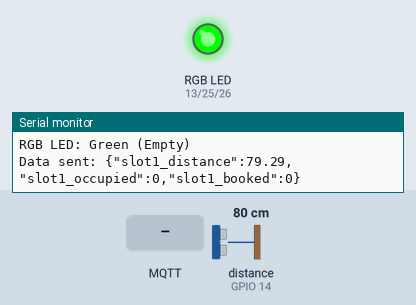
Bench run of a sketch on a simulated ESP32. Parts: an RGB LED mixed from three pins (HIGH = lit), the last lines printed to the serial monitor. Wiring (inferred from the names in the program): ultrasonic range finder: trigger GPIO 12; echo GPIO 14. The test bench sets the inputs (shaded band); at power-on: distance to the obstacle (sensor on GPIO 14) 80 cm. The echo pulse lasts 58.3 µs per cm; WiFi joins after 1.5 s; servers stay silent unless stated; no MQTT or app messages arrive unless stated; the audio player accepts every command and is not drawn; pins used as bus, display or sensor lines are not drawn.

Above: at 4.7 s.
4.8 s: distance to the obstacle (sensor on GPIO 14) set to 10 cm
6.7 s: distance to the obstacle (sensor on GPIO 14) set to 7 cm
At 8.7 s:
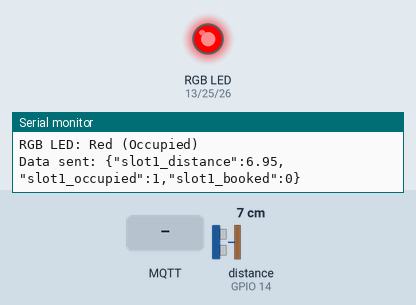
9.0 s: MQTT message "lamp1" arrives on the first subscribed topic
10.5 s: MQTT message "slot1_booked" arrives on the first subscribed topic
12.0 s: distance to the obstacle (sensor on GPIO 14) set to 9 cm
At 13.7 s:
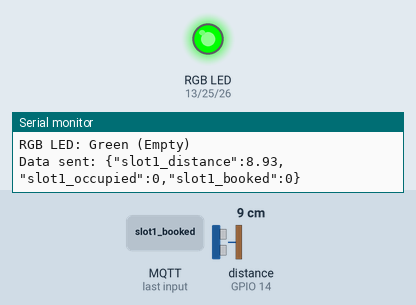
14.0 s: distance to the obstacle (sensor on GPIO 14) set to 2 cm
At 15.5 s:
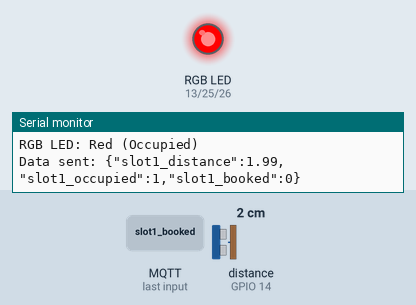
Timing chart, 0 to 17.0 s (numbered marks = the images above; inputs shaded):
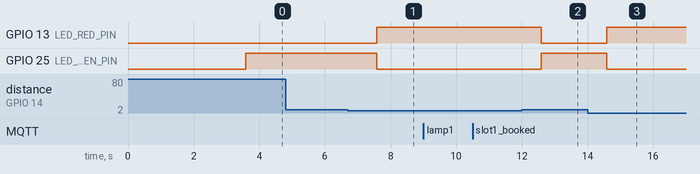

The sketch:

findspace.ino
```cpp
#include <WiFi.h>
#include <PubSubClient.h>
#include "Arduino.h"
#include "DFRobotDFPlayerMini.h"

// Wi-Fi dan ThingsBoard
const char* ssid = "ssid";
const char* password = "pass";
const char* mqtt_server = "192.168.1.19";
const int mqtt_port = 1883;
const char* client_id = "krs6fm4l8aie1fj8l6ll";
const char* user_name = "cmb2tz7hjlrhw70a2cna";
const char* mqtt_password = "sfm4va63axxbd3n9qzkl";

// Pin sensor ultrasonik, RGB LED, dan DFPlayer
#define TRIG_PIN 12       // Sensor ultrasonik trigger
#define ECHO_PIN 14       // Sensor ultrasonik echo
#define LED_RED_PIN 13    // RGB LED - Red pin
#define LED_GREEN_PIN 25  // RGB LED - Green pin
#define LED_BLUE_PIN 26   // RGB LED - Blue pin

// Pin untuk DFPlayer (Serial2 pada ESP32)
#define DFPLAYER_RX 16  // GPIO16 untuk RX
#define DFPLAYER_TX 17  // GPIO17 untuk TX

#define MAX_DISTANCE 400  // Maksimal jarak deteksi ultrasonik (cm)

WiFiClient espClient;
PubSubClient client(espClient);
HardwareSerial mySerial(2);  // Serial2 untuk DFPlayer
DFRobotDFPlayerMini myDFPlayer;

// Variabel untuk jarak dan status
long duration;
float distance;
bool slot_occupied;
bool slot_booked = false;
const float threshold = 8.0;  // Jarak threshold (cm)
bool wasPlaying = false;      // Status untuk melacak apakah audio sedang diputar
unsigned long lastPlayTime = 0; // Waktu terakhir memutar audio
const unsigned long playDuration = 23000; // Durasi MP3 (23 detik dalam milidetik)

// Variabel untuk mengatur waktu pengiriman data
unsigned long lastSendTime = 0;
const unsigned long sendInterval = 1000;  // Interval pengiriman data: 1 detik

void setup() {
  Serial.begin(115200);

  // Setup pin sensor
  pinMode(TRIG_PIN, OUTPUT);
  pinMode(ECHO_PIN, INPUT);

  // Setup pin RGB LED
  pinMode(LED_RED_PIN, OUTPUT);
  pinMode(LED_GREEN_PIN, OUTPUT);
  pinMode(LED_BLUE_PIN, OUTPUT);
  // Inisialisasi RGB LED ke kondisi OFF (untuk common cathode: semua LOW)
  digitalWrite(LED_RED_PIN, LOW);
  digitalWrite(LED_GREEN_PIN, LOW);
  digitalWrite(LED_BLUE_PIN, LOW);

  // Inisialisasi DFPlayer dengan Serial2
  mySerial.begin(9600, SERIAL_8N1, DFPLAYER_RX, DFPLAYER_TX);
  delay(1000);  // Delay untuk memastikan DFPlayer siap

  Serial.println("DFPlayer Mini Demo");
  Serial.println("Initializing DFPlayer ...");

  // Inisialisasi DFPlayer
  if (!myDFPlayer.begin(mySerial, true, 1000)) {
    Serial.println("Unable to begin:");
    Serial.println("1. Please recheck the connection!");
    Serial.println("2. Please insert the SD card!");
    while (true)
      ;  // Hentikan jika gagal
  }

  Serial.println("DFPlayer Mini online.");
  myDFPlayer.volume(20);  // Set volume ke 20 (sesuaikan 0-30)

  // Koneksi Wi-Fi
  WiFi.begin(ssid, password);
  while (WiFi.status() != WL_CONNECTED) {
    delay(1000);
    Serial.println("Connecting to WiFi...");
  }
  Serial.println("Connected to WiFi");

  // Koneksi MQTT
  client.setServer(mqtt_server, mqtt_port);
  client.setCallback(callback);
}

void reconnect() {
  while (!client.connected()) {
    Serial.println("Connecting to MQTT...");
    if (client.connect(client_id, user_name, mqtt_password)) {
      Serial.println("Connected to MQTT");
      client.subscribe("v1/devices/me/attributes");
    } else {
      Serial.print("Failed, rc=");
      Serial.println(client.state());
      delay(5000);
    }
  }
}

void callback(char* topic, byte* payload, unsigned int length) {
  String message;
  for (int i = 0; i < length; i++) {
    message += (char)payload[i];
  }
  Serial.println("Message received: " + message);

  // Parsing pesan dari ThingsBoard untuk slot B2
  if (message.indexOf("lamp1") != -1 || message.indexOf("slot1_booked") != -1) {
    slot_booked = (message.indexOf("slot1_booked\":true") != -1);
    updateRGBLED();  // Update RGB LED berdasarkan status terbaru
  }
}

float readDistance(int trigPin, int echoPin) {
  digitalWrite(trigPin, LOW);
  delayMicroseconds(2);
  digitalWrite(trigPin, HIGH);
  delayMicroseconds(10);
  digitalWrite(trigPin, LOW);
  duration = pulseIn(echoPin, HIGH);
  float distance = duration * 0.034 / 2;
  if (distance > MAX_DISTANCE) distance = MAX_DISTANCE;
  return distance;
}

void updateRGBLED() {
  // Matikan semua warna terlebih dahulu
  digitalWrite(LED_RED_PIN, LOW);
  digitalWrite(LED_GREEN_PIN, LOW);
  digitalWrite(LED_BLUE_PIN, LOW);

  // Logika warna:
  // - Merah: slot terisi (slot_occupied = true)
  // - Biru: slot dibooking tapi tidak terisi (slot_booked = true && !slot_occupied)
  // - Hijau: slot kosong dan tidak dibooking (!slot_occupied && !slot_booked)
  if (slot_occupied) {
    digitalWrite(LED_RED_PIN, HIGH);  // Merah untuk occupied
    Serial.println("RGB LED: Red (Occupied)");
  } else if (slot_booked) {
    digitalWrite(LED_BLUE_PIN, HIGH);  // Biru untuk booked
    Serial.println("RGB LED: Blue (Booked)");
  } else {
    digitalWrite(LED_GREEN_PIN, HIGH);  // Hijau untuk empty
    Serial.println("RGB LED: Green (Empty)");
  }
}

void loop() {
  if (!client.connected()) {
    reconnect();
  }
  client.loop();

  // Kirim data setiap 1 detik
  unsigned long currentTime = millis();
  if (currentTime - lastSendTime >= sendInterval) {
    distance = readDistance(TRIG_PIN, ECHO_PIN);
    slot_occupied = (distance < threshold);

    // Kontrol DFPlayer
    int currentState = myDFPlayer.readState();  // 0=stop, 1=playing, 2=paused
    if (slot_booked && slot_occupied) {
      // Cek apakah audio harus dimulai atau diulang
      if (!wasPlaying || currentState == 0 || (currentTime - lastPlayTime >= playDuration)) {
        myDFPlayer.play(1);                    // Memutar file 0001.mp3 dari awal
        wasPlaying = true;
        lastPlayTime = currentTime;            // Perbarui waktu pemutaran terakhir
        Serial.println("Playing audio from start...");
      }
    } else {
      if (currentState != 0) {  // Hentikan jika kondisi tidak terpenuhi
        myDFPlayer.stop();
        wasPlaying = false;
        Serial.println("Stopping audio...");
      }
    }

    // Update RGB LED berdasarkan status
    updateRGBLED();

    // Kirim data ke ThingsBoard
    String payload = "{\"slot1_distance\":" + String(distance) + ",\"slot1_occupied\":" + String(slot_occupied) + ",\"slot1_booked\":" + String(slot_booked) + "}";
    client.publish("v1/devices/me/telemetry", payload.c_str());

    Serial.println("Data sent: " + payload);
    lastSendTime = currentTime;
  }
}
```

Measured:
- the behaviour switches between 9 and 8 cm on distance to the obstacle (sensor on GPIO 14) (found by bisection; images 0 and 1)
- after the input at 6.7 s, GPIO 13 (LED_RED_PIN): LOW → HIGH after 0.89 s; GPIO 25 (LED_GREEN_PIN): HIGH → LOW after 0.89 s
- after the input at 12.0 s, GPIO 13 (LED_RED_PIN): HIGH → LOW after 0.59 s; GPIO 25 (LED_GREEN_PIN): LOW → HIGH after 0.59 s
- after the input at 14.0 s, GPIO 13 (LED_RED_PIN): LOW → HIGH after 0.59 s; GPIO 25 (LED_GREEN_PIN): HIGH → LOW after 0.59 s
